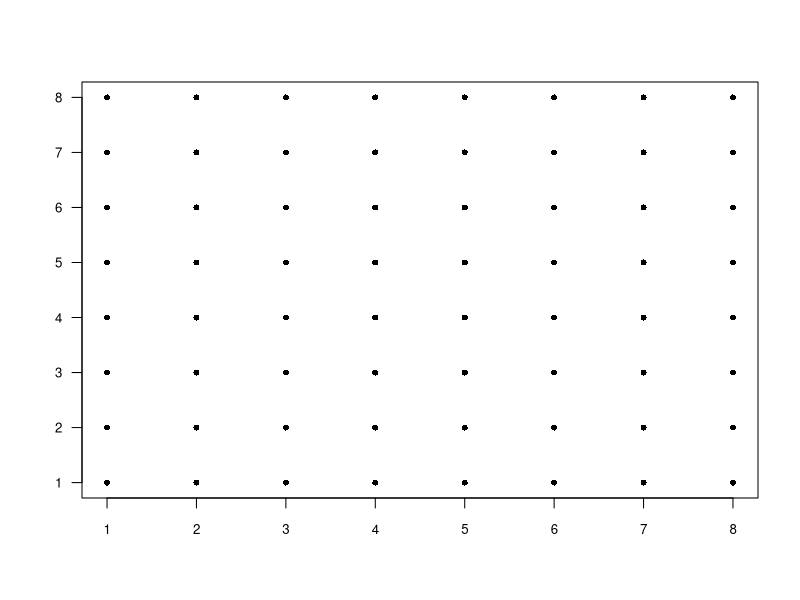

This figure's R source: (Note: a time limit stopped this script after it produced the figure.)
## ---- chunk 1
gitter<-(8*8)
l<-1
k<-1
map <- array(0, dim=c(2,gitter))
for (i in 1:gitter) {
      map[1,i] <- k
      map[2,i] <- l
      k<-k+1
      if(k==sqrt(gitter)+1) {
        k<-1
        l<-l+1
      }
}
ordering <- sample.int(size=gitter,n=gitter,replace = FALSE) #give every citiy a number in the first tour

mapplan <- data.frame(x=map[1,],y=map[2,],ordering)
plot(x=mapplan$x,y=mapplan$y,xlab = "",ylab = "",pch=16,cex=0.8,cex.main=1.5,cex.lab=1,cex.axis=0.8,las=1,bty="o")

#mapplan <- mapplan[order(mapplan$ordering),]
mapplan
#data <- read.csv("nrw1379.tsp",header = FALSE,skip = 6,nrows = 1379,sep = "")
#data
#mapplan<- data.frame(x=data$V2,y=data$V3,ordering=data$V1)
#mapplan["ordering"] <- sample.int(size = 1379, n=1379,replace = FALSE)
## ---- chunk 2
distance_two_points <- function(dataframe,x,y){
  return(sqrt((dataframe[x,"x"]-dataframe[y,"x"])^2+(dataframe[x,"y"]-dataframe[y,"y"])^2))
}
distance_overall <- function(dataframe){
  N<-length(dataframe$x)
  distanceold <- 0
  distancenew <- 0
  for (i in 1:N) {
    if(i==N) distancenew <- distance_two_points(dataframe,i,1)
    else distancenew <- distance_two_points(dataframe,i,i+1)
    distanceold <- distanceold + distancenew
  }
  return(distanceold)
}
## ---- chunk 3
Value0<-numeric()
Value1<-numeric()
mapplan01 <- mapplan[order(mapplan$ordering),]
SA <- function(dataframe, Temp=100, alpha=0.5){
  N <- length(dataframe$x)
  Sold <- distance_overall(dataframe)
  Snull <-distance_overall(dataframe)
  y <- dataframe
  k <- 0
  while(k < 1){
    for (i in 1:N) {
      first_city <- sample.int(size = 1, n=N)
      second_city <- sample.int(size = 1, n=N)
      while((second_city - first_city)<3 && (second_city<first_city)) {
        first_city <- sample.int(size = 1, n=N)
        second_city <- sample.int(size = 1, n=N)
      }
      ordering_first_city <- y[first_city,"ordering"]
      ordering_second_city <-y[second_city,"ordering"]
      old_order <- y[(first_city):(second_city),"ordering"]
      #print(first_city)
      #print(second_city)
      #print(old_order)
      new_older <- rev(old_order)
      #print(y[first_city:second_city,"ordering"])
      y[(first_city):(second_city),"ordering"] <- new_older
      #print(new_older)
      #print(y[first_city-1:second_city+1,"ordering"])
      #y[first_city,"ordering"] <- y[second_city,"ordering"]
      #y[second_city,"ordering"] <- ordering_first_city
      #print(y[first_city:second_city,"ordering"])
      #y[,"ordering"]<-c(1:100)
      #print(y[,"ordering"])
      y <- y[order(y$ordering),]
      #print(y[,"ordering"])
      #print(y)
      Snew <- distance_overall(y)
      accept <- FALSE
      if (Snew < Sold) accept <- TRUE
      else accept <-TRUE
      if (accept){
        dataframe <- y
        Sold <- Snew
      }
      else{
        y <- dataframe
      }
    }
    k <- k+1
    Value0 <- append(Value0, Sold)
    Value1 <-append(Value1,abs(Snull-Sold))
  }
  erg <- list(Value0=Value0,Value1=Value1)
  return(erg)
}
delta_H <- numeric()
for (i in 1:10) {
  delta_H <- append(delta_H,SA(mapplan01))
}
## ---- chunk 4
T_s =10*max(delta_H$Value1)
T_s
T_middle = 1/10*max(delta_H$Value1)
T_middle
T_end <- T_middle*10^(-3)
T_end
## ---- chunk 5
erste_Ordnung <- mapplan[order(mapplan$ordering),]
distance_overall(erste_Ordnung)
## ---- chunk 6
Path <- numeric()
Mittelwerte <- numeric()
Akzeptanzrate_temp_all<-numeric()
Akzeptanzrate_temp_Temp_all<-numeric()
Akzeptanzrate_echt_all<-numeric()
Akzeptanzrate_echt_Temp_all<-numeric()

Akzeptanzrate_temp_allmean<-numeric()
Akzeptanzrate_temp_Temp_allmean<-numeric()
Akzeptanzrate_echt_allmean<-numeric()
Akzeptanzrate_echt_Temp_allmean<-numeric()

Varianzen <- numeric()
Temperaturen <- numeric()
Zwischenspeicher_x<-numeric()
Zwischenspeicher_y<-numeric()
Zwischenspeicher_ordering<-numeric()
Abweichung <- 1000
SA_new <- function(dataframe, Temp=T_s){
  alpha <- 0.99
  N <- length(dataframe$x)
  Sold <- distance_overall(dataframe)
  y <- dataframe
  k <- 0
  iter <- 0
  Kuchen<-gitter
  while((Sold-gitter)/gitter>0.15){
    
 #   if(Temp>100) {
#      alpha <- 0.8
#     Kuchen <-10
#   }
#    else if(Temp<=100 && Temp>=0.1) {
#      alpha <- 0.998
#      Kuchen <-100
#    }
#    else if(Temp<0.1) {
#      alpha <- 0.8
#      Kuchen <-10
#    }
    
    S_first <- distance_overall(dataframe)
    
Akzeptanzrate_echt <- numeric()
Akzeptanzrate_echt_Temp <- numeric()
Akzeptanzrate_temp <- numeric()
Akzeptanzrate_temp_Temp <- numeric()
    
    for (i in 1:1) {
      Speicher_frame <- dataframe
      y<-dataframe
      Sold <- distance_overall(dataframe)
      Akzeptor_echt <- TRUE
      Akzeptor_temp <- TRUE
      for (j in 1:Kuchen) {
        if(Akzeptor_echt){
          Start_accept_echt <- as.double(Sys.time())
          Akzeptor_echt <- FALSE
        }
        if(Akzeptor_temp){
          Start_accept_temp <- Start_accept_echt
          Akzeptor_temp <- FALSE
        }
        first_city <- sample.int(size = 1, n=N)
        second_city <- sample.int(size = 1, n=N)
        while((second_city - first_city)<3 && (second_city<first_city)) {
        first_city <- sample.int(size = 1, n=N)
        second_city <- sample.int(size = 1, n=N)
        }
        ordering_first_city <- y[first_city,"ordering"]
        ordering_second_city <-y[second_city,"ordering"]
        old_order <- y[(first_city):(second_city),"ordering"]
        #print(first_city)
        #print(second_city)
        #print(old_order)
        new_older <- rev(old_order)
        #print(y[first_city:second_city,"ordering"])
        y[(first_city):(second_city),"ordering"] <- new_older
        #print(new_older)
        #print(y[first_city-1:second_city+1,"ordering"])
        #y[first_city,"ordering"] <- y[second_city,"ordering"]
        #y[second_city,"ordering"] <- ordering_first_city
        #print(y[first_city:second_city,"ordering"])
        #y[,"ordering"]<-c(1:100)
        #print(y[,"ordering"])
        y <- y[order(y$ordering),]
        #print(y[,"ordering"])
        #print(y)
        Snew <- distance_overall(y)
        accept <- FALSE

        if (Snew < Sold){
          accept <- TRUE
          Akzeptor_echt <- TRUE
          Ende <- as.double(Sys.time())
          Akzeptanzrate_echt <- append(Akzeptanzrate_echt, Ende - Start_accept_echt)
          Akzeptanzrate_echt_Temp <- append(Akzeptanzrate_echt_Temp, Temp)
        }
        else if (runif(1) < exp((Sold-Snew)/Temp)){ 
          accept <-TRUE
          Akzeptor_temp <- TRUE
          Ende <- as.double(Sys.time())
          Akzeptanzrate_temp <- append(Akzeptanzrate_temp, Ende - Start_accept_temp)
          Akzeptanzrate_temp_Temp <- append(Akzeptanzrate_temp_Temp, Temp)
        }
        if (accept){
          dataframe <- y
          Sold <- Snew
        }
        else{
          y <- dataframe
        }
      }
    Path<-append(Path,Sold)
    Zwischenspeicher_ordering <- append(Zwischenspeicher_ordering,dataframe[,"ordering"])
    Zwischenspeicher_x<-append(Zwischenspeicher_x,dataframe[,"x"])
    Zwischenspeicher_y<-append(Zwischenspeicher_y,dataframe[,"y"])
    dataframe <-Speicher_frame
    }
    Akzeptanzrate_temp_allmean<-append(Akzeptanzrate_temp_allmean,mean(Akzeptanzrate_temp))
    Akzeptanzrate_temp_Temp_allmean<-append(Akzeptanzrate_temp_Temp_allmean,mean(Akzeptanzrate_temp_Temp))
    Akzeptanzrate_echt_allmean<-append(Akzeptanzrate_echt_allmean,mean(Akzeptanzrate_echt))
    Akzeptanzrate_echt_Temp_allmean<-append(Akzeptanzrate_echt_Temp_allmean,mean(Akzeptanzrate_echt_Temp))
    
    Mittelwerte <- append(Mittelwerte,mean(Path))
    Varianzen <- append(Varianzen,var(Path))
    Temperaturen <- append(Temperaturen,Temp)
    dataframe[,"ordering"] <- Zwischenspeicher_ordering
    dataframe[,"x"] <- Zwischenspeicher_x
    dataframe[,"y"] <- Zwischenspeicher_y
    Sold<-Path
   
    #dataframe<-dataframe[order(dataframe$start_position, dataframe$ordering),]
    Abweichung <- 1000
    print(Path)
    #print(Sold)
    
    Path<-numeric()
    
    Zwischenspeicher_x<-numeric()
    Zwischenspeicher_y<-numeric()
    Zwischenspeicher_start<-numeric()
    Zwischenspeicher_ordering<-numeric()
    
    Temp <- Temp*alpha
    k <- k+1
    print(Temp)
  }
  df <- data.frame(Temperaturen = Temperaturen ,Mittelwerte=Mittelwerte,Varianzen=Varianzen,Akzeptanzrate_echt_allmean=Akzeptanzrate_echt_allmean, Akzeptanzrate_echt_Temp_allmean=Akzeptanzrate_echt_Temp_allmean, Akzeptanzrate_temp_allmean=Akzeptanzrate_temp_allmean, Akzeptanzrate_temp_Temp_allmean=Akzeptanzrate_temp_Temp_allmean)
 # write.csv(df, "nrw1379_Lin_2_opt_OV.txt",row.names = FALSE)
  #write.csv(dataframe,"nrw1379_Lin_2_opt_Path_OV.txt",row.names = FALSE)
  erg <- list(dataframe=dataframe, Mittelwerte=Mittelwerte, Varianzen=Varianzen, Temperaturen=Temperaturen,Akzeptanzrate_echt_all=Akzeptanzrate_echt_all, Akzeptanzrate_echt_Temp_all=Akzeptanzrate_echt_Temp_all, Akzeptanzrate_temp_all=Akzeptanzrate_temp_all, Akzeptanzrate_temp_Temp_all=Akzeptanzrate_temp_Temp_all,Akzeptanzrate_echt_allmean=Akzeptanzrate_echt_allmean, Akzeptanzrate_echt_Temp_allmean=Akzeptanzrate_echt_Temp_allmean, Akzeptanzrate_temp_allmean=Akzeptanzrate_temp_allmean, Akzeptanzrate_temp_Temp_allmean=Akzeptanzrate_temp_Temp_allmean)
  return(erg)
}
## ---- chunk 7
mapplan_in_use <- mapplan[order(mapplan$ordering),]
## ---- chunk 8
Zeit_start <- as.double(Sys.time())
erg<-SA_new(mapplan_in_use)
Ende <- as.double(Sys.time()) - Zeit_start
print(Ende)
## ---- chunk 9
plot(erg$Akzeptanzrate_echt_Temp_allmean,1/erg$Akzeptanzrate_echt_allmean, pch=16,cex=0.8,log="x",col="blue")
points(erg$Akzeptanzrate_temp_Temp_allmean, 1/erg$Akzeptanzrate_temp_allmean, pch=16,cex=0.8,col="red")
## ---- chunk 10

ordered_mapplan <- erg$dataframe
plot(x=erg$Temperaturen,y=erg$Mittelwerte,xlab = "temperature T",ylab = "Distance",main="",pch=16,cex=0.8,cex.main=1.5,cex.lab=1,cex.axis=0.8,las=1,bty="o",log="x")
#axis(1,at=c(1e-5,1e-3,1e-1,1e1,1e2),labels = c("0.00001","0.001","0.1","10","1000"))

## ---- chunk 11
# length(ordered_mapplan$x)
plot(x=ordered_mapplan$x,y=ordered_mapplan$y,xlab = "x",ylab = "y",main="Path",pch=16,cex=0.8,cex.main=1.5,cex.lab=1,cex.axis=0.8,las=1,bty="o")
#pch type of the points
# cex size of the points
# las upright labels


s <- seq(length(ordered_mapplan$x)-1)
arrows(ordered_mapplan$x[s],ordered_mapplan$y[s],ordered_mapplan$x[s+1],ordered_mapplan$y[s+1],length = 0.08,angle = 25, lwd = 1.5)
arrows(ordered_mapplan$x[length(ordered_mapplan$x)],ordered_mapplan$y[length(ordered_mapplan$x)],ordered_mapplan$x[1],ordered_mapplan$y[1],length = 0.08,angle = 25, lwd = 1.5)

#lty linetype 
# 1 = straight line 2= dotted 3 = smaller dotted
#lwd linewith
erg$Mittelwerte[length(erg$Mittelwerte)]
length(erg$Mittelwerte)
